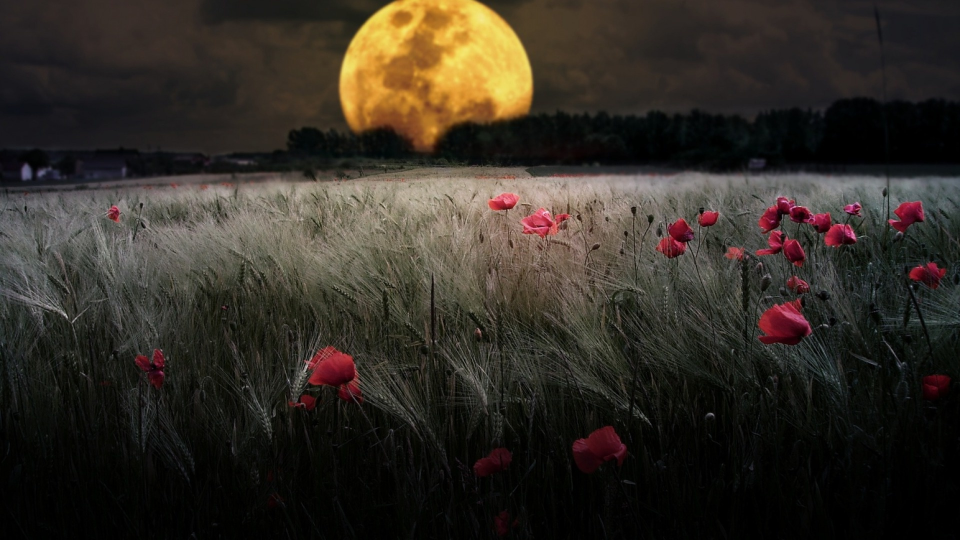
//> input picture OpenCV/test/Image0.jpg, 1920 x 1080 px (shown at 1/2 size)
$ ./main1   (built with g++ and OpenCV 4)
//> lines starting //> are read from the running program, lines starting //| are printed output that depends on the picture
#include <opencv2/opencv.hpp>
#include <opencv2/highgui.hpp>
#include <stdlib.h>
#include <stdio.h>

IplImage* image = 0;
IplImage* src = 0;
IplImage* dst[1];
// функция поворота изображения на заданный угол
IplImage *rotate(IplImage* _image, double _angle,double scale1)
{
    CvMat* rot_mat = cvCreateMat(2, 3, CV_32FC1);
    CvPoint2D32f center = cvPoint2D32f(_image->width/2, _image->height/2);
    double angle = _angle;
    double scale = scale1 ;
    cv2DRotationMatrix(center,angle,scale,rot_mat);

    IplImage* Temp = 0;
    Temp = cvCreateImage(cvSize(_image->width, _image->height) , _image->depth, _image->nChannels);

    cvWarpAffine(_image,Temp,rot_mat);

    cvCopy(Temp, _image);

    cvReleaseImage(&Temp);
    cvReleaseMat(&rot_mat);
    return _image;
}
// обработчик событий от мышки
void myMouseCallback( int event, int x, int y, int flags, void* param )
{
        IplImage* img = (IplImage*) param;

        switch( event ){
                case CV_EVENT_MOUSEMOVE:
                        break;

                case CV_EVENT_LBUTTONDOWN:
                        //printf("%d x %d\n", x, y);
                        rotate(img, 10, 1);
                        break;

                case CV_EVENT_LBUTTONUP:
                        break;
        }
}

int main(int argc, char* argv[])
{
        // имя картинки задаётся первым параметром
        const char* filename = argc == 2 ? argv[1] : "Image0.jpg";
        // получаем картинку
        image = cvLoadImage(filename,1);
//> image is the input picture: 1080 rows x 1920 cols, CV_8UC3; mean B, G, R 37.3, 45.1, 51
        // клонируем картинку
        src = cvCloneImage(image);

        // создание уменьшенных картинок (разный тип интерполяции)
        int i;
        for(i=0;i<1; i++){
                dst[i] = cvCreateImage( cvSize(image->width/2, image->height/2), image->depth, image->nChannels );
        cvResize(image, dst[i], i);}

    printf("[i] image: %s\n", filename);
    assert( src != 0 );
    image = cvCloneImage(dst[0]);

        // окно для отображения картинки
        cvNamedWindow("original",CV_WINDOW_AUTOSIZE);

        // вешаем обработчик мышки
        cvSetMouseCallback( "original", myMouseCallback, (void*) image);

        while(1){
                // показываем картинку
                src = cvCloneImage(image);
                cvShowImage( "original", src );
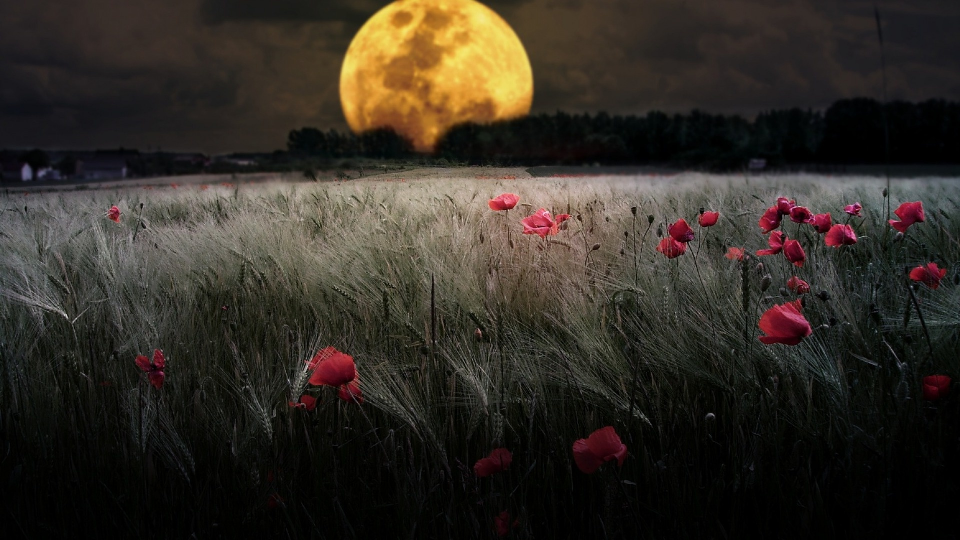
//> window 'original': 540 rows x 960 cols, CV_8UC3; mean B, G, R 37.3, 45.1, 51

                char c = cvWaitKey(33);
//> the left mouse button is pressed at (240, 135)
//> the mouse is dragged to (480, 270)
//> the mouse is dragged to (720, 405)
//> the button is released at (720, 405)
//> `cvShowImage( "original", src );`:
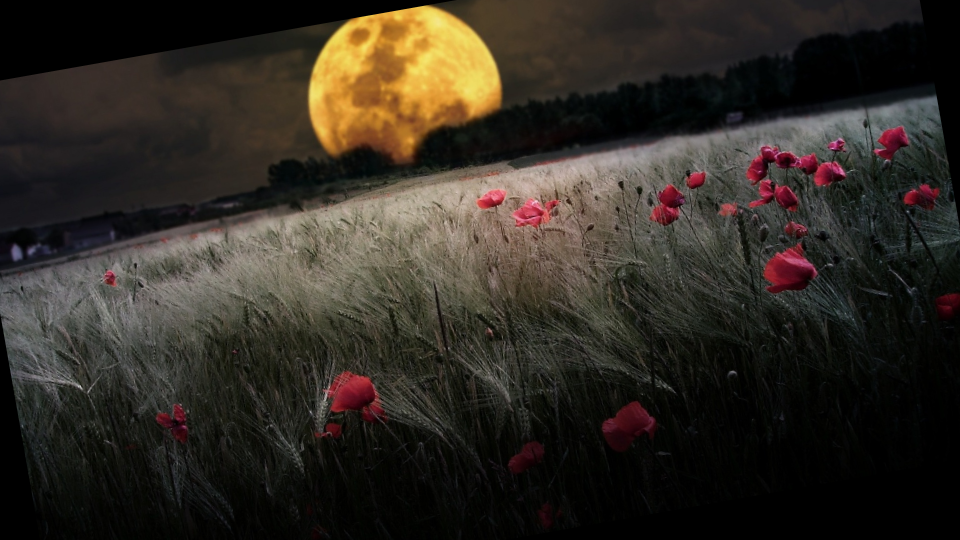
//> window 'original': 540 rows x 960 cols, CV_8UC3; mean B, G, R 35.7, 43.5, 49.2
//> the Esc key is pressed
                if (c == 27) { // если нажата ESC - выходим
                        break;
                }
        }

        // освобождаем ресурсы
        cvReleaseImage(&image);
        cvReleaseImage(&src);
        // удаляем окно
        cvDestroyWindow("original");
        return 0;
}
